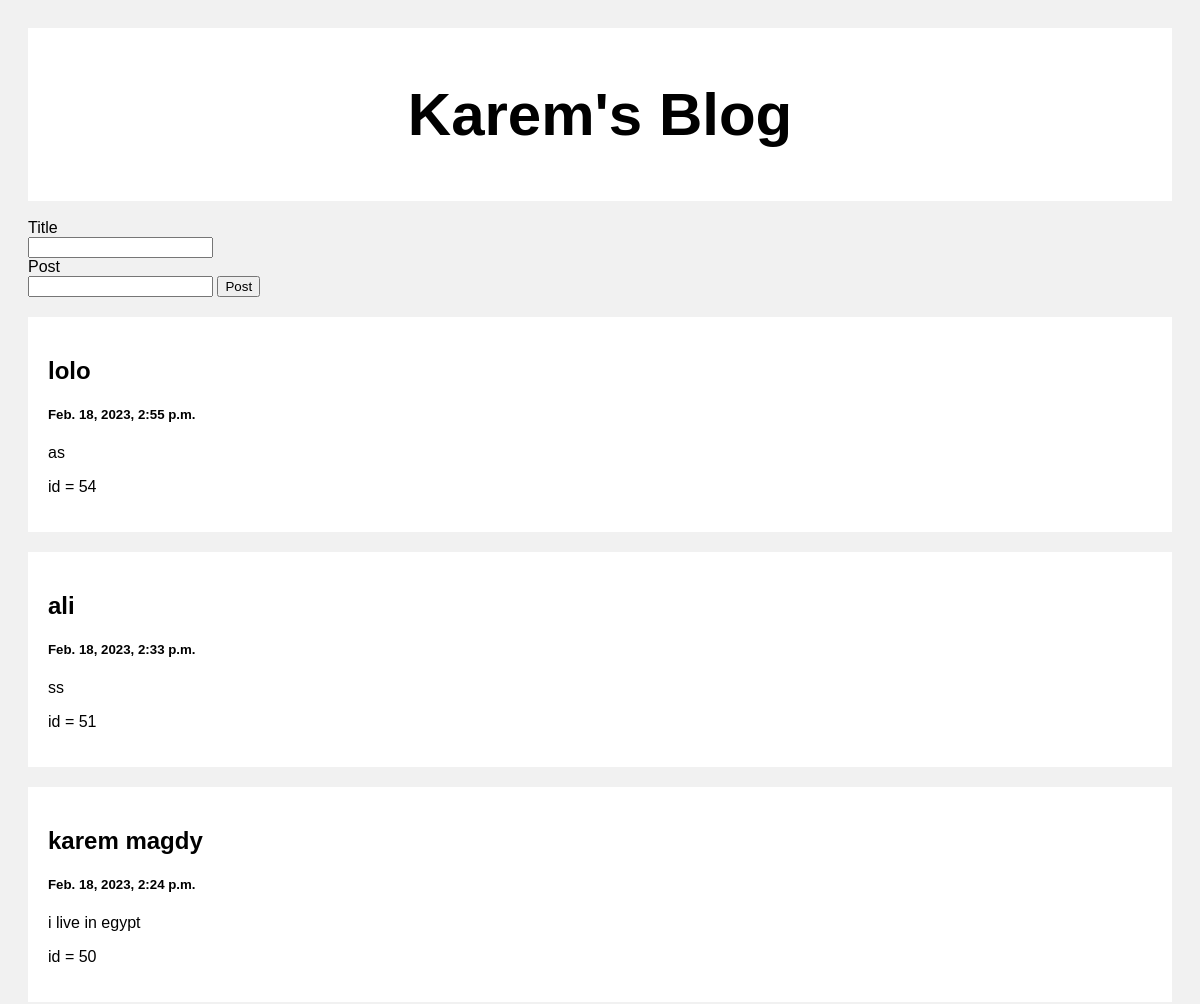
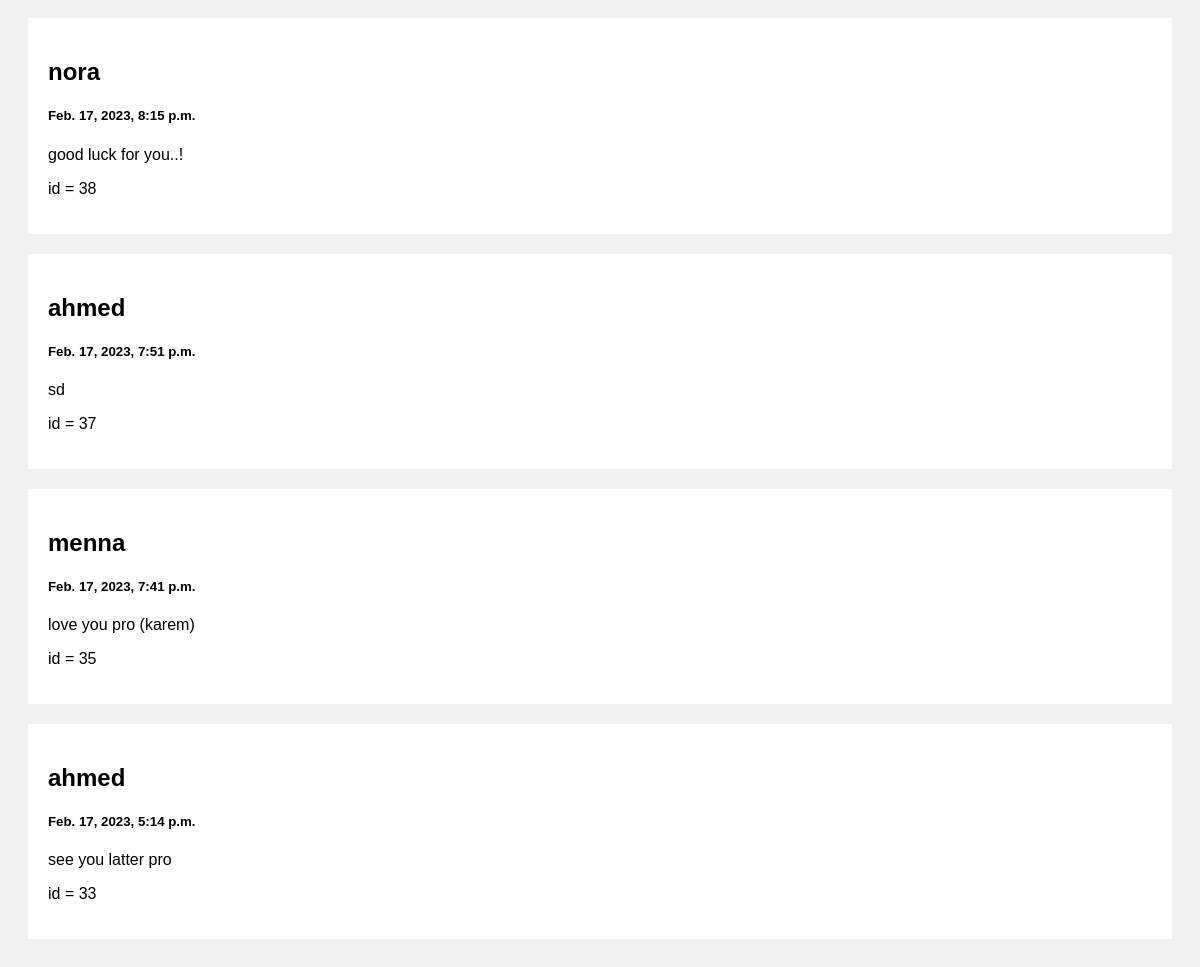
The page / on the database its author committed (2 pictures, top to bottom).
### blog/models.py (models this page shows, shortened)
class Post(models.Model):
    post_title = models.CharField(max_length=20, default="Title", blank=True)
    post_value = models.CharField(max_length=1000)
    post_time = models.DateTimeField(default=datetime.now)
    activate = models.BooleanField(default=True)

### blog/views.py (the view)
# urls.py: path('',views.index , name='index'),
def index(request):
    post = request.GET.get('post')
    title = request.GET.get('title')
    if post == "" or Post.objects.filter(post_value = post):
        pass
    else:
        data_post = Post(post_title=title,post_value=post)
    posts = Post.objects.all()
    x ={
        'post':posts
    }
    return render(request, 'index.html',x)

### templates/index.html (shortened to what this page needs)
<!DOCTYPE html>
<html>
  <head>
  </head>
  <body>
    <div class="header">
      <h2>Karem's Blog</h2>
    </div>
    <br>
    <form method="POST">
      <label>Title</label>
      <br>
      <input type="text" name="title">
      <br>
      <label>Post</label>
      <br>
      <input type="text" name="post">
      <input type="submit" value="Post">
    </form>
    <div class="row">
      <div class="leftcolumn">
          {% for i in post reversed %}
          {% if i.activate == True %}
            <div class="card">
              <a href="/posts/{{i.id}}">
                  <h2>{{i.post_title}}</h2>
                  <h5>{{i.post_time}}</h5>
                  <p>{{i.post_value}}</p>
                  <p>id = {{i.id}}</p>
              </a>
            </div>
            {% endif %}
          {% endfor %}
      </div>
    </div>
  </body>
</html>

### templates/index.html (style rules this page uses)
* { box-sizing: border-box; }
body { font-family: Arial; padding: 20px; background: #f1f1f1; }
.header { padding: 2px; font-size: 40px; text-align: center; background: white; }
.leftcolumn { float: left; width: 100%; }
.card { background-color: white; padding: 20px; margin-top: 20px; transition: 0.7s; }
.row:after { content: ""; display: table; clear: both; }
a { text-decoration:none; color:#000; display:block; }

### rows shown on the page
Post: post_title "lolo", post_time "Feb. 18, 2023, 2:55 p.m.", post_value "as", id "54"
Post: post_title "ali", post_time "Feb. 18, 2023, 2:33 p.m.", post_value "ss", id "51"
Post: post_title "karem magdy", post_time "Feb. 18, 2023, 2:24 p.m.", post_value "i live in egypt", id "50"
Post: post_title "nora", post_time "Feb. 17, 2023, 8:15 p.m.", post_value "good luck for you..!", id "38"
Post: post_title "ahmed", post_time "Feb. 17, 2023, 7:51 p.m.", post_value "sd", id "37"
Post: post_title "menna", post_time "Feb. 17, 2023, 7:41 p.m.", post_value "love you pro (karem)", id "35"
Post: post_title "ahmed", post_time "Feb. 17, 2023, 5:14 p.m.", post_value "see you latter pro", id "33"
